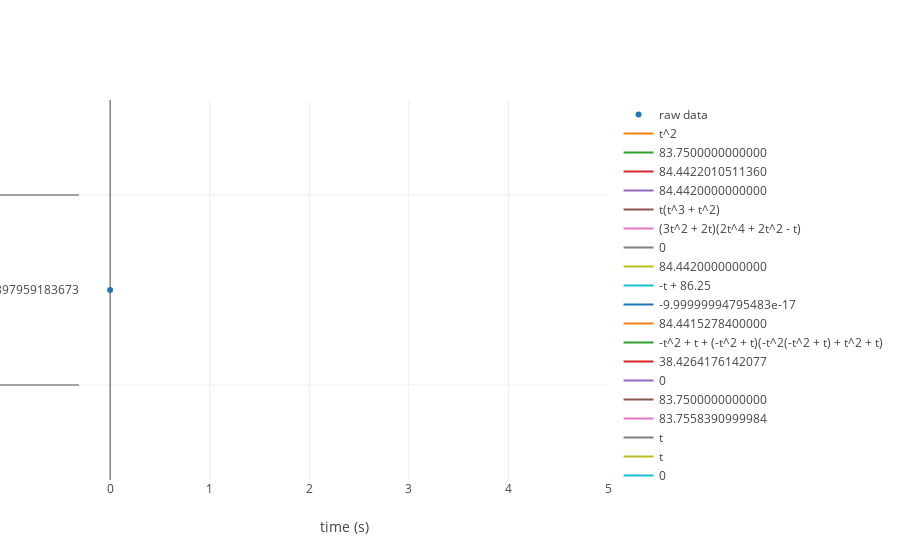

Notebook code for this chart:
### Markdown cell above
### Setting up GP
1. building blocks
2. fitness definition
3. population size

### Code cell
t, y, v = ball_falling.result
building_blocks = [
                    "Add",
                    "Subtract",
                    "Multiply",
                  ]
fitness = StandardRegression()  # sum of squared differences
population_size = 48
gp_pop = simplegp(building_blocks, fitness, population_size, 
                  data=(t,y), var_names=("t",))
#print(gp_pop) 
iplot(gp_pop.plotly())
